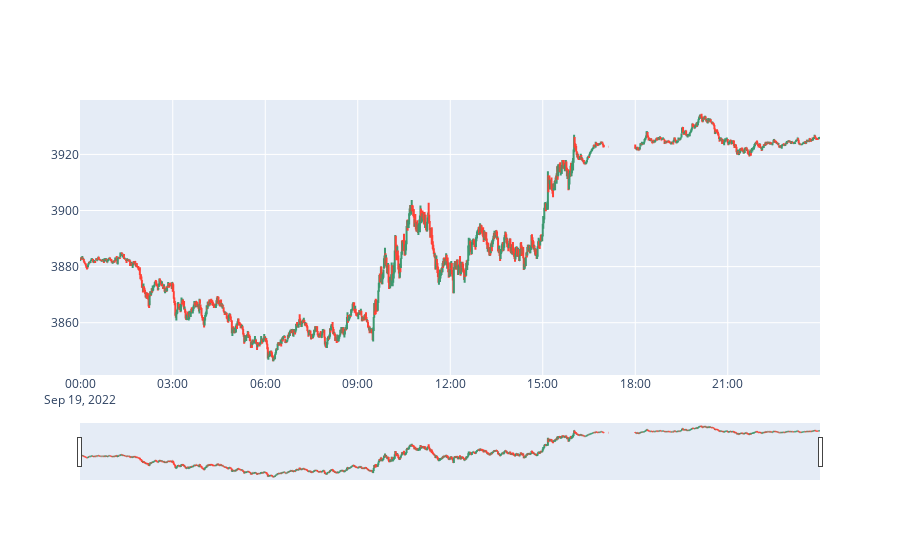

Notebook source saved alongside this figure:
### Code cell
import plotly.graph_objects as go

import pandas as pd
from datetime import datetime

hovertext=[]
for i in range(len(df_1min['Open'])):
    hovertext.append('Open: '+str(df_1min['Open'][i])+'<br>Close: '+str(df_1min['Close'][i]))

# df = pd.read_csv('https://raw.githubusercontent.com/plotly/datasets/master/finance-charts-apple.csv')

fig = go.Figure(data=go.Ohlc(x=df_1min.index,
                open=df_1min['Open'],
                high=df_1min['High'],
                low=df_1min['Low'],
                close=df_1min['Close'],
                text= hovertext,
                hoverinfo='text'))
fig.show()

### Figure 1 — Plotly figure (JSON) as saved in the notebook; plotly's stock layout.template omitted (floating-point values rounded to 4 significant figures; data arrays with more than 128 entries replaced by an {"elided": "..."} marker saying what was removed)
{"data": [{"close": {"elided": "1440 float values"}, "high": {"elided": "1440 float values"}, "hoverinfo": "text", "low": {"elided": "1440 float values"}, "open": {"elided": "1440 float values"}, "text": {"elided": "1440 str values"}, "type": "ohlc", "x": {"elided": "1440 str values"}}], "layout": {}}
